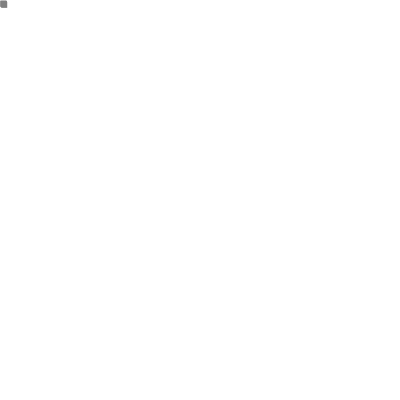
Frame 1 (no input)
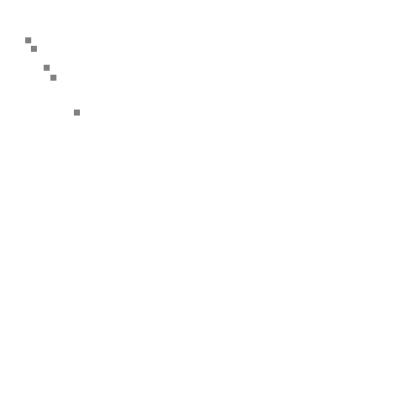
Frame 60 (the mouse pressed at the canvas centre just before this capture)
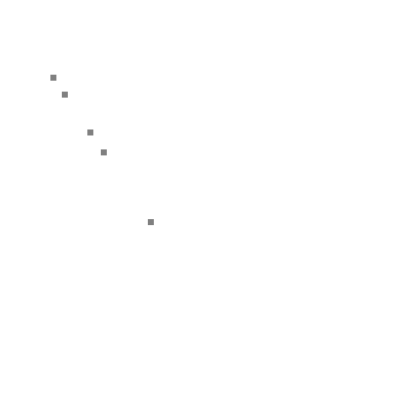
Frame 120 (the mouse held since frame 60 and released just before this capture)

The Processing sketch that drew these frames (run headless with seeded random() and noise(); from frame 60 on, the mouse is pressed at the canvas centre):

// Processing sketch: code1121
// ── code1121.pde
float directionX = .56, directionY = .83;
float[] speeds = {.75, 1.3, 2.2, .92, 1.5};
float[] x = new float[5], y = new float[5];

void setup(){
  size(400, 400);
  noStroke();
  fill(128);
  smooth();
}
void draw(){
  background(255);
  for (int i=0; i<5; i++){
    x[i] += directionX*speeds[i];
    y[i] += directionY*speeds[i];
    rect(x[i], y[i], 6, 6);
  }
}
